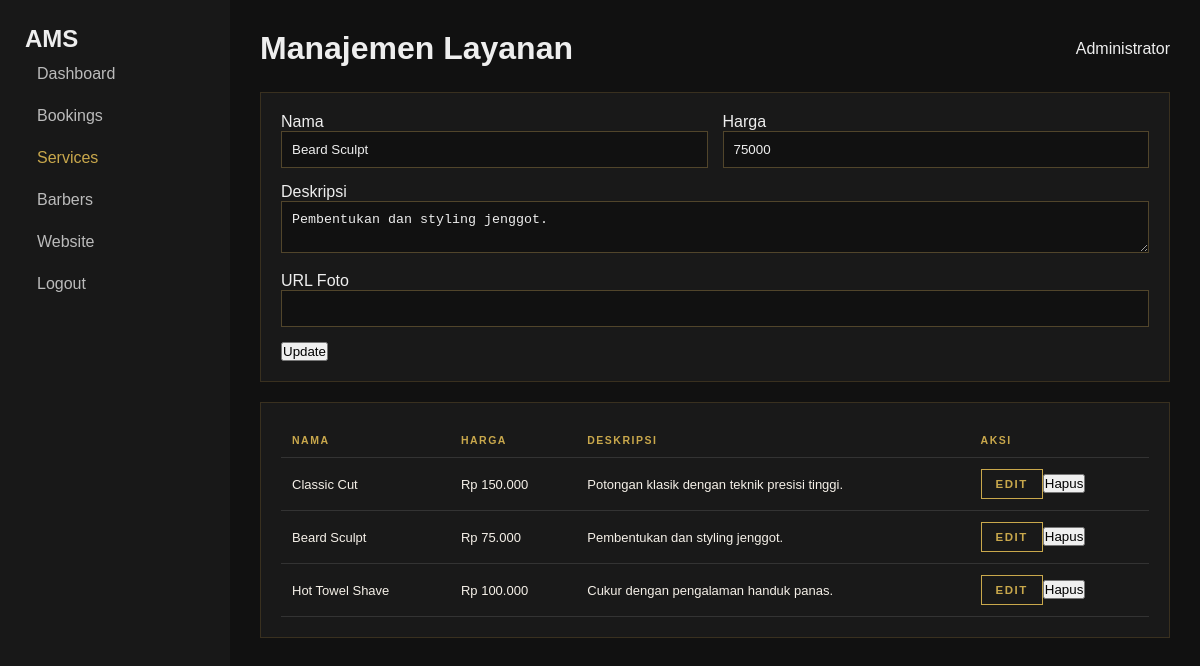
Screenshot of /admin/services.php?edit=2 (signed in) with the database file from the repository.
### tables this page shows
CREATE TABLE IF NOT EXISTS services (
 id INT UNSIGNED AUTO_INCREMENT PRIMARY KEY,
 nama VARCHAR(150) NOT NULL,
 harga INT NOT NULL DEFAULT 0,
 deskripsi TEXT NULL,
 foto VARCHAR(500) NULL,
 created_at TIMESTAMP DEFAULT CURRENT_TIMESTAMP
);

### admin/services.php (the view, shortened to what this page needs)
<?php
require_once __DIR__.'/../includes/auth.php';
$edit=null;if(isset($_GET['edit'])){$s=$pdo->prepare("SELECT * FROM services WHERE id=?");$s->execute([(int)$_GET['edit']]);$edit=$s->fetch();}
$rows=$pdo->query("SELECT * FROM services ORDER BY id ASC")->fetchAll();$pageTitle='Manajemen Layanan';$activeMenu='services';require __DIR__.'/includes/layout_top.php';
?>
<div class="panel"><form method="post" class="form-grid"><input type="hidden" name="action" value="save"><input type="hidden" name="id" value="<?=htmlspecialchars($edit['id']??0)?>">
<div><label>Nama</label><input name="nama" required value="<?=htmlspecialchars($edit['nama']??'')?>"></div><div><label>Harga</label><input type="number" name="harga" required value="<?=htmlspecialchars($edit['harga']??0)?>"></div>
<div class="full"><label>Deskripsi</label><textarea name="deskripsi"><?=htmlspecialchars($edit['deskripsi']??'')?></textarea></div><div class="full"><label>URL Foto</label><input name="foto" value="<?=htmlspecialchars($edit['foto']??'')?>"></div>
<div class="full"><button><?= $edit?'Update':'Tambah' ?></button></div></form></div>
<div class="panel"><div class="table-wrap"><table><tr><th>Nama</th><th>Harga</th><th>Deskripsi</th><th>Aksi</th></tr>
<?php foreach($rows as $r):?><tr><td><?=htmlspecialchars($r['nama'])?></td><td>Rp <?=number_format($r['harga'],0,',','.')?></td><td><?=htmlspecialchars($r['deskripsi'])?></td><td><a class="btn" href="?edit=<?=$r['id']?>">Edit</a><form method="post" style="display:inline"><input type="hidden" name="action" value="delete"><input type="hidden" name="id" value="<?=$r['id']?>"><button>Hapus</button></form></td></tr><?php endforeach;?></table></div></div>
<?php require __DIR__.'/includes/layout_bottom.php'; ?>

### assets/css/admin.css (style rules this page uses)
* { box-sizing:border-box;margin:0;padding:0; }
:root { --gold:#C9A84C; --gold-light:#E8C96A; --gold-dim:rgba(201,168,76,0.14); --black:#0a0a0a; --black-2:#121212; --black-3:#1a1a1a; --black-4:#212121; --white:#f5f0e8; --text-muted:rgba(245,240,232,0.5); --ok:#6fbf73; --warn:#e0b34c; --danger:#e06868; }
body { font-family:'Inter',sans-serif;background:var(--black);color:var(--white); }
a { color:inherit; }
.panel { background:var(--black-3);border:1px solid rgba(201,168,76,0.2);margin-bottom:28px; }
table { width:100%;border-collapse:collapse;font-size:13px; }
th { text-align:left;font-size:10.5px;letter-spacing:1.5px;text-transform:uppercase; color:var(--gold);padding:12px 14px;border-bottom:1px solid rgba(201,168,76,0.25); }
td { padding:13px 14px;border-bottom:1px solid rgba(255,255,255,0.06);color:var(--white); }
.btn { display:inline-flex;align-items:center;gap:6px;border:1px solid var(--gold);background:transparent; color:var(--gold);padding:9px 18px;font-size:11.5px;letter-spacing:1.5px;text-transform:uppercase; cursor:pointer;text-decoration:none;transition:.2s;font-family:inherit;font-weight:600; }
.form-grid { display:grid;grid-template-columns:1fr 1fr;gap:18px; }

### admin/includes/layout_top.php (style rules this page uses)
body { margin:0;background:#111;color:#eee;font-family:Arial }
.btn { padding:8px 14px;border:1px solid #c9a84c;color:#c9a84c;text-decoration:none;background:transparent }
.table-wrap { overflow:auto }
.panel { background:#191919;padding:20px;margin-bottom:20px;border:1px solid #39301f }
table { width:100%;border-collapse:collapse }
th,td { padding:11px;border-bottom:1px solid #333;text-align:left }
input,select,textarea { box-sizing:border-box;background:#111;color:#eee;border:1px solid #51452b;padding:10px;width:100% }
.form-grid { display:grid;grid-template-columns:1fr 1fr;gap:15px }
.full { grid-column:1/-1 }

### rows the page displays
services: nama "Beard Sculpt", harga "75000", deskripsi "Pembentukan dan styling jenggot.", harga "75.000"
services: nama "Classic Cut", harga "150.000", deskripsi "Potongan klasik dengan teknik presisi tinggi."
services: nama "Hot Towel Shave", harga "100.000", deskripsi "Cukur dengan pengalaman handuk panas."

### other values shown
$pageTitle "Manajemen Layanan"
$_SESSION['admin_nama'] "Administrator"
